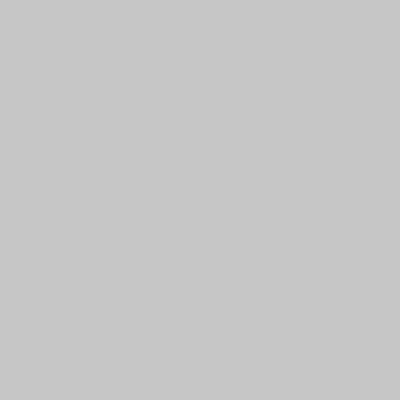
Frame 1 (no input)
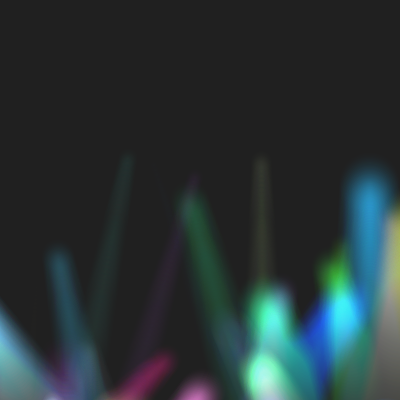
Frame 60 (the mouse pressed at the canvas centre just before this capture)
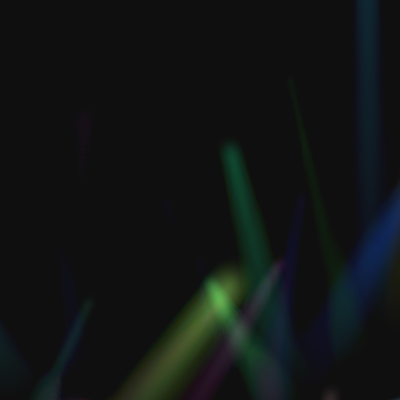
Frame 120 (the mouse held since frame 60 and released just before this capture)

The Processing sketch that drew these frames (run headless with seeded random() and noise(); from frame 60 on, the mouse is pressed at the canvas centre):

// Processing sketch: processing_122569
// ── processing_122569.pde

final int MAX_PARTICLE = 30;
PVector[] p = new PVector[MAX_PARTICLE];
PVector[] v = new PVector[MAX_PARTICLE];
float[] s = new float[MAX_PARTICLE];
boolean[] l = new boolean[MAX_PARTICLE];
PVector[] c= new PVector[MAX_PARTICLE];


void setup(){
  size(400, 400);
  fill(0, 8);
  noStroke();
  
  for(int i = 0; i < MAX_PARTICLE; i++){
    p[i] = new PVector();
    v[i] = new PVector();
    l[i] = false;
    s[i] = 0;
    c[i] = new PVector();
  }
}

void draw(){
  loadPixels();
  
  for(int i = 0; i < MAX_PARTICLE; i++){
    if(l[i]){
      p[i].add(v[i]);
      int minX = (int)max(0, p[i].x - s[i] / 2);
      int maxX = (int)min(width, p[i].x + s[i] / 2);
      int minY = (int)max(0, p[i].y - s[i] / 2);
      int maxY = (int)min(height, p[i].y + s[i] / 2);
      for(int x = minX; x < maxX; x++){
        for(int y = minY; y < maxY; y++){
          float sx = x - p[i].x;
          float sy = y - p[i].y;
          float rr = sqrt(sx * sx + sy * sy);
          int r = (int)red(pixels[y * width + x]);
          int g = (int)green(pixels[y * width + x]);
          int b = (int)blue(pixels[y * width + x]);
          
          r += max(0, s[i] / 2 - rr) * c[i].x;
          g += max(0, s[i] / 2 - rr) * c[i].y;
          b += max(0, s[i] / 2 - rr) * c[i].z;
          
          if(r > 255){r = 255;}
          if(g > 255){g = 255;}
          if(b > 255){b = 255;}
          
          pixels[y * width + x] = color(r, g, b);
        }
      }
      s[i] -= 0.5;
      if(s[i] <= 0){
        l[i] = false;
      }
    }
  }
  updatePixels();
  
  for(int i = 0; i < MAX_PARTICLE; i++){
    if(!l[i]){
      setP(i, random(width), height + 50, random(4) - 2, -random(5) - 0.1, random(100));
    }
  }
  
  rect(0, 0, width, height);
}

void setP(int i, float x, float y, float vx, float vy, float size){
  p[i].x = x;
  p[i].y = y;
  v[i].x = vx;
  v[i].y = vy;
  s[i] = size;
  l[i] = true;
  c[i].set(random(1), random(1), random(1));
}
